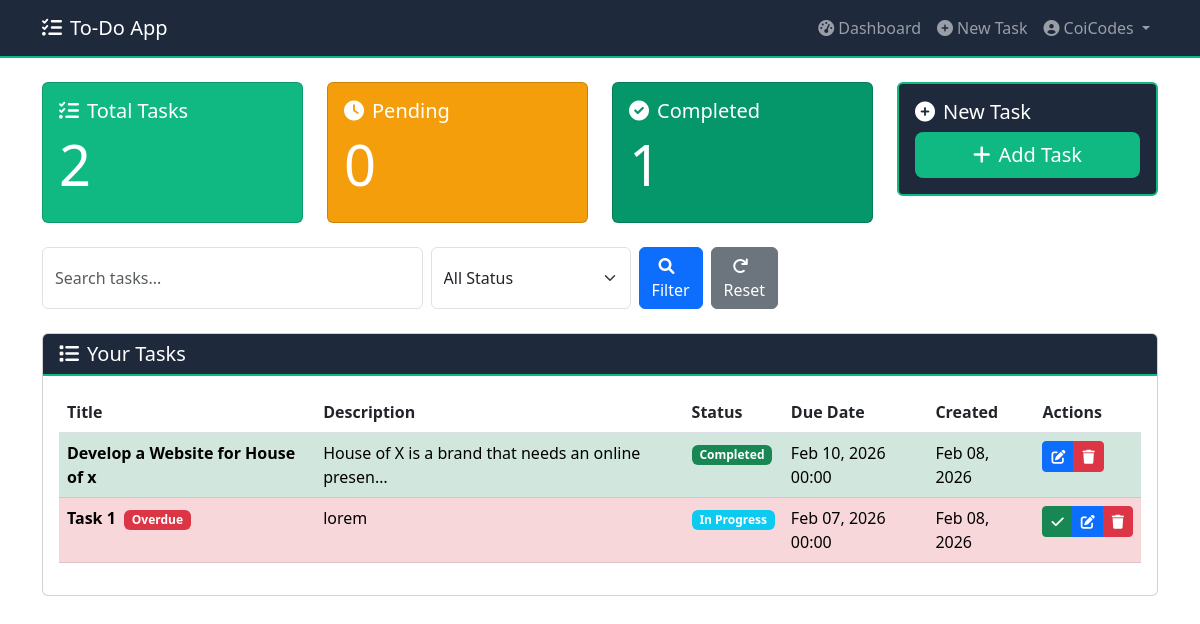
The app's page /dashboard/ (signed in) with its own data.
### todo_app/models.py (models this page shows, shortened)
class Task(models.Model):
    STATUS_CHOICES = [
        ('pending', 'Pending'),
        ('in_progress', 'In Progress'),
        ('completed', 'Completed'),
    ]
    user = models.ForeignKey(User, on_delete=models.CASCADE)
    title = models.CharField(max_length=200)
    description = models.TextField(blank=True, null=True)
    status = models.CharField(max_length=20, choices=STATUS_CHOICES, default='pending')
    due_date = models.DateTimeField(null=True, blank=True)
    created_at = models.DateTimeField(auto_now_add=True)
    updated_at = models.DateTimeField(auto_now=True)
    @property
    def is_overdue(self):
        if self.due_date and self.status != 'completed':
            return timezone.now() > self.due_date
        return False

### todo_app/views.py (the view)
# urls.py: path('dashboard/', views.dashboard_view, name='dashboard'),
@login_required
def dashboard_view(request):
    tasks = Task.objects.filter(user=request.user)
    status_filter = request.GET.get('status')
    if status_filter:
        tasks = tasks.filter(status=status_filter)
    search_query = request.GET.get('search')
    if search_query:
        tasks = tasks.filter(title__icontains=search_query)
    context = {
        'tasks': tasks,
        'total_tasks': tasks.count(),
        'pending_tasks': tasks.filter(status='pending').count(),
        'completed_tasks': tasks.filter(status='completed').count(),
    }
    return render(request, 'todo_app/dashboard.html', context)

### templates/todo_app/dashboard.html (shortened to what this page needs)
{% extends 'todo_app/base.html' %}
{% block content %}
<div class="row">
    <div class="col-md-3 mb-4">
        <div class="card text-white" style="background: #10b981;">
            <div class="card-body">
                <h5 class="card-title"><i class="fas fa-tasks me-2"></i>Total Tasks</h5>
                <h2 class="display-4">{{ total_tasks }}</h2>
            </div>
        </div>
    </div>
    <div class="col-md-3 mb-4">
        <div class="card text-white" style="background: #f59e0b;">
            <div class="card-body">
                <h5 class="card-title"><i class="fas fa-clock me-2"></i>Pending</h5>
                <h2 class="display-4">{{ pending_tasks }}</h2>
            </div>
        </div>
    </div>
    <div class="col-md-3 mb-4">
        <div class="card text-white" style="background: #059669;">
            <div class="card-body">
                <h5 class="card-title"><i class="fas fa-check-circle me-2"></i>Completed</h5>
                <h2 class="display-4">{{ completed_tasks }}</h2>
            </div>
        </div>
    </div>
    <div class="col-md-3 mb-4">
        <div class="card" style="background: #1e293b; border: 2px solid #10b981;">
            <div class="card-body">
                <h5 class="card-title text-white"><i class="fas fa-plus-circle me-2"></i>New Task</h5>
                <a href="{% url 'create_task' %}" class="btn btn-lg w-100" style="background: #10b981; color: white; border: none;">
                    <i class="fas fa-plus me-2"></i>Add Task
                </a>
            </div>
        </div>
    </div>
</div>
<div class="row mb-4">
    <div class="col-md-8">
        <form method="GET" class="d-flex">
            <input type="text" name="search" class="form-control me-2"
                   placeholder="Search tasks..." value="{{ request.GET.search|default:'' }}">
            <select name="status" class="form-select me-2" style="max-width: 200px;">
                <option value="">All Status</option>
            </select>
            <button type="submit" class="btn btn-primary">
                <i class="fas fa-search me-2"></i>Filter
            </button>
            <a href="{% url 'dashboard' %}" class="btn btn-secondary ms-2">
                <i class="fas fa-redo me-2"></i>Reset
            </a>
        </form>
    </div>
</div>
<div class="row">
    <div class="col-12">
        <div class="card">
            <div class="card-header" style="background: #1e293b; border-bottom: 2px solid #10b981;">
                <h5 class="mb-0 text-white"><i class="fas fa-list me-2"></i>Your Tasks</h5>
            </div>
            <div class="card-body">
                {% if tasks %}
                    <div class="table-responsive">
                        <table class="table table-hover">
                            <thead>
                                <tr>
                                    <th>Title</th>
                                    <th>Description</th>
                                    <th>Status</th>
                                    <th>Due Date</th>
                                    <th>Created</th>
                                    <th>Actions</th>
                                </tr>
                            </thead>
                            <tbody>
                                {% for task in tasks %}
                                    <tr class="{% if task.status == 'completed' %}table-success{% elif task.is_overdue %}table-danger{% endif %}">
                                        <td>
                                            <strong>{{ task.title }}</strong>
                                            {% if task.is_overdue %}
                                                <span class="badge bg-danger ms-1">Overdue</span>
                                            {% endif %}
                                        </td>
                                        <td>
                                            {% if task.description %}
                                                {{ task.description|truncatechars:50 }}
                                            {% else %}
                                                <span class="text-muted">No description</span>
                                            {% endif %}
                                        </td>
                                        <td>
                                            {% if task.status == 'pending' %}
                                                <span class="badge bg-warning">Pending</span>
                                            {% elif task.status == 'in_progress' %}
                                                <span class="badge bg-info">In Progress</span>
                                            {% elif task.status == 'completed' %}
                                                <span class="badge bg-success">Completed</span>
                                            {% endif %}
                                        </td>
                                        <td>
                                            {% if task.due_date %}
                                                {{ task.due_date|date:"M d, Y H:i" }}
                                            {% else %}
                                                <span class="text-muted">No due date</span>
                                            {% endif %}
                                        </td>
                                        <td>{{ task.created_at|date:"M d, Y" }}</td>
                                        <td>
                                            <div class="btn-group btn-group-sm">
                                                {% if task.status != 'completed' %}
                                                    <a href="{% url 'complete_task' task.id %}"
                                                       class="btn btn-success" title="Mark Complete">
                                                        <i class="fas fa-check"></i>
                                                    </a>
                                                {% endif %}
                                                <a href="{% url 'update_task' task.id %}"
                                                   class="btn btn-primary" title="Edit">
                                                    <i class="fas fa-edit"></i>
                                                </a>
                                                <button type="button" class="btn btn-danger"
                                                        data-bs-toggle="modal"
                                                        data-bs-target="#deleteModal{{ task.id }}"
                                                        title="Delete">
                                                    <i class="fas fa-trash"></i>
                                                </button>
                                            </div>
                                        </td>
                                    </tr>
                                {% endfor %}
                            </tbody>
                        </table>
                    </div>
                {% endif %}
            </div>
        </div>
    </div>
</div>
{% endblock %}

### templates/todo_app/base.html (shortened to what this page needs)
<!DOCTYPE html>
<html lang="en">
<head>
    <link href="https://cdn.jsdelivr.net/npm/bootstrap@5.3.0-alpha1/dist/css/bootstrap.min.css" rel="stylesheet">
    <link rel="stylesheet" href="https://cdnjs.cloudflare.com/ajax/libs/font-awesome/6.0.0/css/all.min.css">
    <link rel="stylesheet" href="https://cdnjs.cloudflare.com/ajax/libs/font-awesome/6.0.0/css/all.min.css">
</head>
<body>
    <nav class="navbar navbar-expand-lg navbar-dark" style="background: #1e293b !important; border-bottom: 2px solid #10b981;">
        <div class="container">
            <a class="navbar-brand" href="{% if user.is_authenticated %}{% url 'dashboard' %}{% else %}{% url 'home' %}{% endif %}">
                <i class="fas fa-tasks me-2"></i>To-Do App
            </a>
<div class="collapse navbar-collapse" id="navbarNav">
    <ul class="navbar-nav ms-auto">
        {% if user.is_authenticated %}
            <li class="nav-item">
                <a class="nav-link" href="{% url 'dashboard' %}">
                    <i class="fas fa-tachometer-alt me-1"></i>Dashboard
                </a>
            </li>
            <li class="nav-item">
                <a class="nav-link" href="{% url 'create_task' %}">
                    <i class="fas fa-plus-circle me-1"></i>New Task
                </a>
            </li>
            <li class="nav-item dropdown">
                <a class="nav-link dropdown-toggle" href="#" id="userDropdown" role="button"
                   data-bs-toggle="dropdown" aria-expanded="false">
                    <i class="fas fa-user-circle me-1"></i>{{ user.username }}
                </a>
            </li>
        {% endif %}
    </ul>
</div>
        </div>
    </nav>
    <div class="container mt-4">
        {% block content %}{% endblock %}
    </div>
</body>
</html>

### records on screen
Task: title "Develop a Website for House of x", description "House of X is a brand that needs an online presen…", status "Completed", due_date "Feb 10, 2026 00:00", created_at "Feb 08, 2026"
Task: title "Task 1", status "Overdue", description "lorem", due_date "Feb 07, 2026 00:00", created_at "Feb 08, 2026"

### other values on screen
{{ user.username }} "CoiCodes"
{{ total_tasks }} "2"
{{ pending_tasks }} "0"
{{ completed_tasks }} "1"
